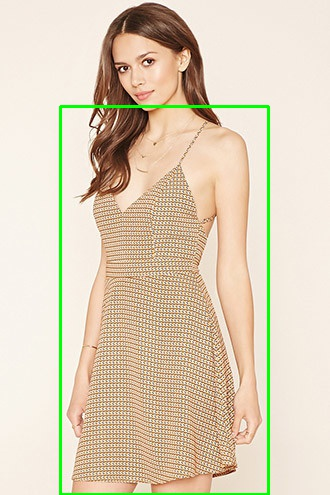
#> input picture boundarea/Copy of image10_test_cut.jpg, 330 x 495 px; its folder holds only this picture in this run
$ python -i extractobject.py   (imports and definitions only)
#> lines starting #> are read from the running program, lines starting #| are printed output that depends on the picture; after the words box and inside, x2 and y2 are one past the last pixel; in counts of white or black regions, pixels touching at a corner belong together
from PIL import Image
from multiprocessing.dummy import Pool as ThreadPool
import multiprocessing
import numpy as np
import cv2
import os
import sys
import io

# define the path to the face detector
FACE_DETECTOR_PATH = "{base_path}/cascades/haarcascade_frontalface_default.xml".format(
        base_path=os.path.abspath(os.path.dirname(__file__)))
OUT_PATH = "{base_path}/out/".format(base_path=os.path.abspath(os.path.dirname(__file__)))
DOWNLOAD_PATH = "{base_path}/images".format(base_path=os.path.abspath(os.path.dirname(__file__)))

def facedetection(image):
    # convert the image to grayscale, load the face cascade detector and detect faces in the image
    img_gray = cv2.cvtColor(image, cv2.COLOR_BGR2GRAY)
    detector = cv2.CascadeClassifier(FACE_DETECTOR_PATH)
    drects = detector.detectMultiScale(img_gray, scaleFactor=1.1, minNeighbors=5,
                                      minSize=(30, 30), flags=cv2.CASCADE_SCALE_IMAGE)

    # construct a list of bounding boxes from the detection
    drects = [(int(x), int(y), int(x + w), int(y + h)) for (x, y, w, h) in drects]

    # Ignore false faces since multiple faces are detected on certain images
    height,width = img_gray.shape
    drects.sort(key=lambda x:x[1],reverse=False)
    if len(drects)>0:
       rects = drects[:1]
       lx,ly,rx,ry = rects[0]
       if ry>height/2 or np.var( img_gray[ly:ry,lx:rx])<1:
          rects = []
    else:
       rects = []

    return rects

def findbound(img):
    height,width = img.shape

    # Find the rectangle boundary in four directions
    for i in range(width):
        if img[:,i].tolist().count(255) > 2:
           left = i
           break

    for i in range(width-1,-1,-1):
        if img[:,i].tolist().count(255) > 2:
           right = i
           break

    for i in range(height):
        if img[i,:].tolist().count(255) > 2:
           top = i
           break

    for i in range(height-1,-1,-1):
        if img[i,:].tolist().count(255) > 2:
           bottom = i
           break

    bound = [(top,bottom,left,right)]
    return bound

def filterboundarea(img, bvalue, svalue, rect):
    top,bottom,left,right = rect

    mask = np.zeros(img.shape[:2],np.uint8)
    img_gray = cv2.cvtColor(img, cv2.COLOR_BGR2GRAY)

    for (y,x), value in np.ndenumerate(img_gray):
        if y>top and y<bottom and x>left and x<right:
           if img_gray[y,x] > bvalue+20 or img_gray[y,x]<bvalue-20:
              mask[y,x] = 1

    if not np.isnan(svalue):
       for (y,x), value in np.ndenumerate(img_gray):
        if y>top and y<bottom and x>left and x<right:
           if img_gray[y,x] < svalue+50 and img_gray[y,x]>svalue-50:
              mask[y,x] = 0

    fimg = img*mask[:,:,np.newaxis]

    return fimg

def backgroundmodel(img,rect):
    top,bottom,left,right = rect
    img_gray = cv2.cvtColor(img, cv2.COLOR_BGR2GRAY)

    mask = np.ones(img.shape[:2],np.uint8)
    mask[top:bottom,left:right]=0
    img_gray = img_gray*mask
    bvalue = np.median(img_gray[img_gray>0])

    return bvalue

def skinmodel(img,rect):
    startX,startY,endX,endY = rect
    img_gray = cv2.cvtColor(img, cv2.COLOR_BGR2GRAY)
    crop_img = img_gray[startY:endY, startX:endX]

    hist = [0]*256
    for (y,x),value in np.ndenumerate(crop_img):
        hist[crop_img[y,x]] += 1

    return hist.index(max(hist))

def removebackground(image,rects):
    # select left corner 15x15 patch
    img_gray = cv2.cvtColor(image, cv2.COLOR_BGR2GRAY)
    img_blur = cv2.GaussianBlur(img_gray, (3, 3), 0)
    height,width = img_gray.shape

    v = np.average(img_gray[1:16])
    sigma = 0.33
    lower = int(max(0, (1.0 - sigma) * v))
    upper = int(min(255, (1.0 + sigma) * v))
    edged = cv2.Canny(img_blur, lower, upper)

    kernel = cv2.getStructuringElement(cv2.MORPH_ELLIPSE, (5,5))
    dilated = cv2.dilate(edged, kernel, iterations = 3)

    # Find the bound area
    boundrect = findbound(dilated)

    # Get the background RGB model
    bvalue = backgroundmodel(image, boundrect[0])

    # Get the skin model
    if len(rects)>0:
       svalue = skinmodel(image,rects[0])
    else:
       svalue = np.nan

    # Exclude face area
    if len(rects)>0:
        lx,ly,rx,ry = rects[0]
        top,bottom,left,right = boundrect[0]
        boundrect=[]
        boundrect = [(ry,bottom,left,right)]

    # Filter out background in bounded area
    rgimg = filterboundarea(image, bvalue, svalue, boundrect[0])
    return rgimg

def extractobj(filepath):
#> called with filepath = 'boundarea/Copy of image10_test_cut.jpg'
    image = cv2.imread(filepath)
#> image is the input picture: shape (495, 330, 3); mean B, G, R 185.9, 208.5, 221.8
    filename = filepath.split('/')[-1]
    dotidx = filename.index('.')
    new_filename = OUT_PATH + filename[:dotidx] + "_cut" + filename[dotidx:]

    print(new_filename)

    # face detection
    rects = facedetection(image)
#> in facedetection, `drects = detector.detectMultiScale(img_gray, scaleFactor=1.1, minNeigh..`: drects = [[105, 39, 65, 65]]
#> in facedetection, `drects = [(int(x), int(y), int(x + w), int(y + h)) for (x, y, w, h) in..`: drects = [(105, 39, 170, 104)]
#> in facedetection, `lx,ly,rx,ry = rects[0]`: lx = 105; ly = 39; rx = 170; ry = 104
#> rects = [(105, 39, 170, 104)]

    # detect and remove background
    fimg = removebackground(image,rects)
#> in removebackground, `img_blur = cv2.GaussianBlur(img_gray, (3, 3), 0)`:
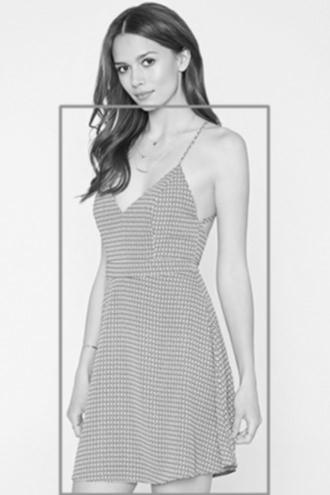
#> img_blur: shape (495, 330); min 11, max 247, mean 210
#> in removebackground, `v = np.average(img_gray[1:16])`: v = 219.9
#> in removebackground, `lower = int(max(0, (1.0 - sigma) * v))`: lower = 147
#> in removebackground, `upper = int(min(255, (1.0 + sigma) * v))`: upper = 255
#> in removebackground, `edged = cv2.Canny(img_blur, lower, upper)`:
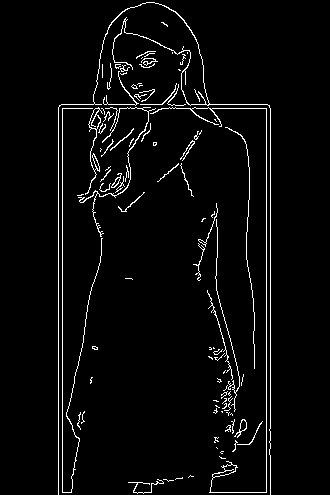
#> edged: shape (495, 330); 3.6% white in thin lines or dots, all inside (x1, y1, x2, y2) = (58, 2, 271, 495)
#> in removebackground, `dilated = cv2.dilate(edged, kernel, iterations = 3)`: dilated: shape (495, 330); 31.5% white; 5 white regions, box (x1, y1, x2, y2) and area: (52, 0, 277, 495) 49539, (122, 469, 200, 495) 1180, (155, 16, 174, 33) 221, (84, 371, 99, 390) 219, (119, 272, 139, 286) 215
#> in removebackground, `boundrect = findbound(dilated)`: boundrect = [(0, 494, 52, 276)]
#> in backgroundmodel, `img_gray = img_gray*mask`:
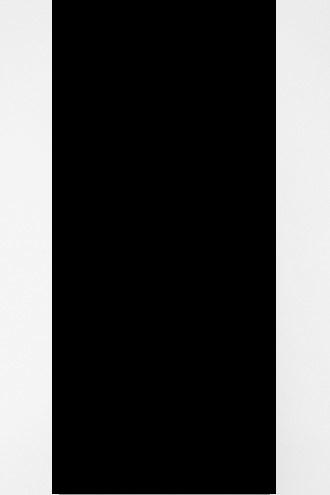
#> img_gray: shape (495, 330); min 0, max 247, mean 77.3
#> in backgroundmodel, `bvalue = np.median(img_gray[img_gray>0])`: bvalue = 240
#> in skinmodel, `crop_img = img_gray[startY:endY, startX:endX]`:
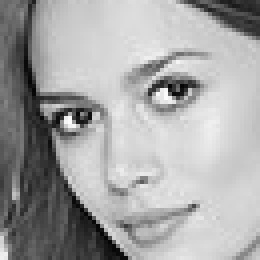
#> crop_img: shape (65, 65) (shown 4 times larger); min 5, max 253, mean 164.7
#> the loop in skinmodel, `for (y,x),value in np.ndenumerate(crop_img):` made 4225 passes
#> value on passes 1 to 3: 111, 106, 106
#> after the loop in skinmodel, `for (y,x),value in np.ndenumerate(crop_img):`: hist = 256 values, max 115 at index 213, min 0 at index 0, mean 16.5
#> in removebackground, `svalue = skinmodel(image,rects[0])`: svalue = 213
#> in removebackground, `lx,ly,rx,ry = rects[0]`: lx = 105; ly = 39; rx = 170; ry = 104
#> in removebackground, `top,bottom,left,right = boundrect[0]`: top = 0; bottom = 494; left = 52; right = 276
#> in removebackground, `boundrect = [(ry,bottom,left,right)]`: boundrect = [(104, 494, 52, 276)]
#> the loop in filterboundarea, `for (y,x), value in np.ndenumerate(img_gray):` made 163350 passes
#> value on passes 1 to 3: 237, 237, 237
#> after the loop in filterboundarea, `for (y,x), value in np.ndenumerate(img_gray):`:
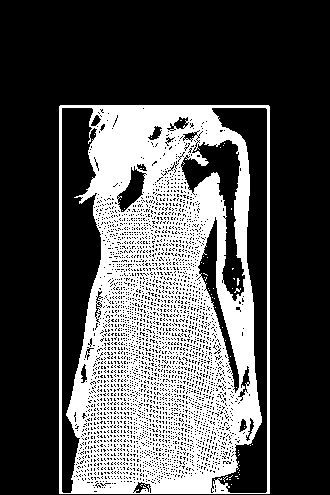
#> mask: shape (495, 330); values 0 (black) and 1 (white), 31.7% white; 55 white regions (54 under 20 px), largest, box (x1, y1, x2, y2) and area: (59, 105, 270, 494) 51687
#> after the loop in filterboundarea, `for (y,x), value in np.ndenumerate(img_gray):`:
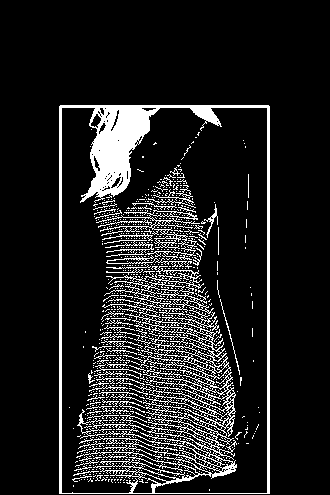
#> mask: shape (495, 330); values 0 (black) and 1 (white), 12.7% white; 1254 white regions (1199 under 20 px), largest, box (x1, y1, x2, y2) and area: (59, 105, 270, 494) 14502, (96, 210, 200, 260) 952, (104, 240, 154, 257) 236
#> in filterboundarea, `fimg = img*mask[:,:,np.newaxis]`:
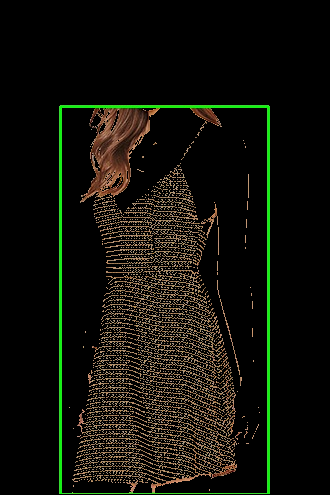
#> fimg: shape (495, 330, 3); mean B, G, R 10.1, 17.1, 17.1

    cv2.imwrite(new_filename,fimg)

def multithreadtask(num_thread=2):
    # Get the file list in saved Google drive folder
    img_list = []
    for fimg in os.listdir(DOWNLOAD_PATH):
        if fimg.lower().endswith(('.jpg','.jpeg','.png')):
           img_list.append(os.path.join(DOWNLOAD_PATH,fimg))

    print("Total number:%d" % len(img_list))

    # Process the files in that folder in multi-threads
    pool = ThreadPool(num_thread)
    pool.map(extractobj, img_list)
    pool.close()
    pool.join()

    return len(img_list)

>>> result = extractobj('boundarea/Copy of image10_test_cut.jpg')
